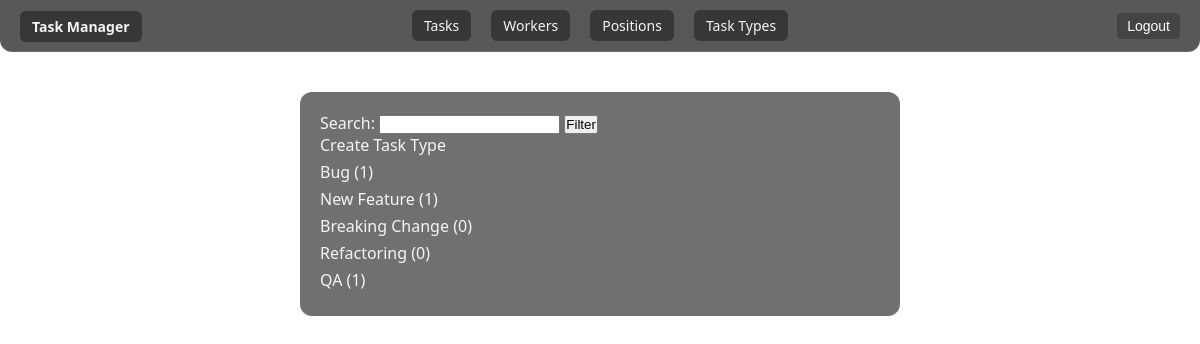
Page /task-types/ (signed in) on the committed database.
### manager/models.py (models this page shows, shortened)
class TaskType(models.Model):
    name = models.CharField(max_length=255)

### manager/views.py (the view)
class TaskTypeListView(LoginRequiredMixin, generic.ListView):
    model = TaskType
    template_name = "manager/task_type_list.html"
    context_object_name = "task_type_list"
    def get_queryset(self):
        qs = super().get_queryset()
        form = forms.TaskTypeFilterForm(self.request.GET)
        if form.is_valid():
            q = form.cleaned_data.get("q")
            if q:
                qs = qs.filter(name__icontains=q)
        return qs
    def get_context_data(self, **kwargs):
        context = super().get_context_data(**kwargs)
        context["filter_form"] = forms.TaskTypeFilterForm(self.request.GET)
        return context

### manager/forms.py
class TaskTypeFilterForm(forms.Form):
    q = forms.CharField(required=False, label="Search")

### templates/manager/task_type_list.html (shortened to what this page needs)
{% extends "base.html" %}
{% block content %}
  <form action="" method="get" class="filter-form">
    {{ filter_form.q.label_tag }} {{ filter_form.q }}
    <input type="submit" value="Filter">
  </form>
  <a href="{% url 'manager:task-type-create' %}">Create Task Type</a>
  {% if task_type_list %}
    <ul>
      {% for task_type in task_type_list %}
        <li>
          <a href="{% url 'manager:task-type-detail' pk=task_type.id %}">{{ task_type.name }}</a>
          ({{ task_type.tasks.count }})
        </li>
      {% endfor %}
    </ul>
  {% else %}
    <h3>No task type found</h3>
  {% endif %}
{% endblock %}

### static/css/styles.css (style rules this page uses)
* { margin: 0; padding: 0; box-sizing: border-box; }
body { background-image: url("../images/background.jpg"); background-size: cover; background-position: center; background-attachment: fixed; margin: 0; padding: 0; font-family: 'Segoe UI', Roboto, Helvetica, Arial, sans-serif; color: #f5f5f5; }
a { color: inherit; text-decoration: none; transition: color 0.5s; }
li { list-style: none; margin-bottom: 5px; margin-top: 5px; }

### rows in the picture
TaskType: name "Bug", tasks.count "1"
TaskType: name "New Feature", tasks.count "1"
TaskType: name "Breaking Change", tasks.count "0"
TaskType: name "Refactoring", tasks.count "0"
TaskType: name "QA", tasks.count "1"

### other values in the picture
{{ filter_form.q.label_tag }} "Search:"
